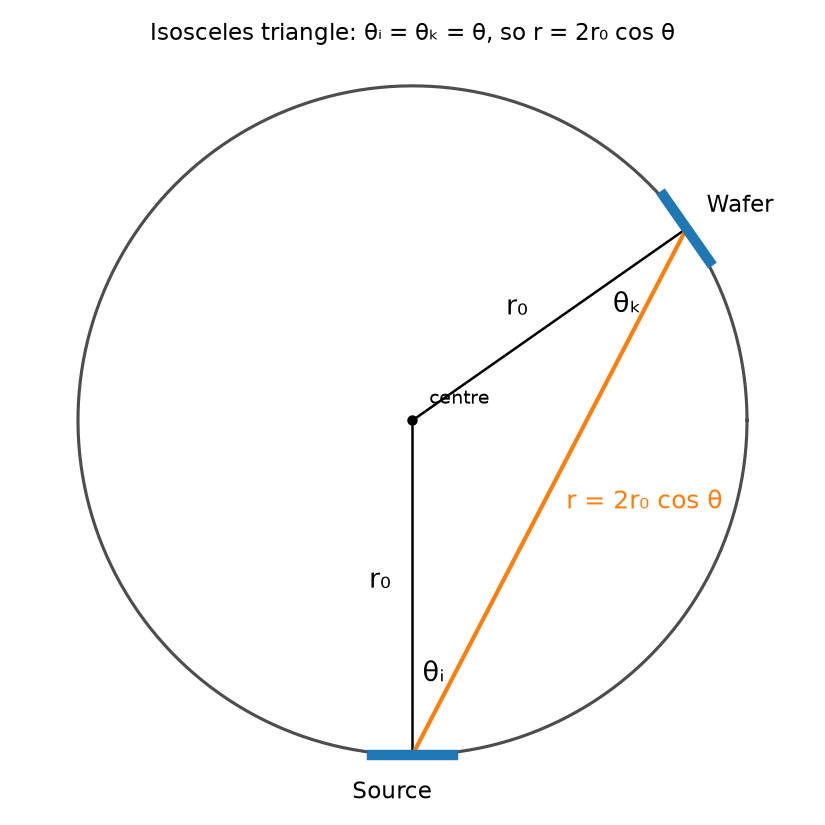

The Python source for this figure:
"""HW6 Thin Films, Q4: geometry of a source and wafer on the inside of a sphere."""
import numpy as np
import matplotlib.pyplot as plt

r0 = 1.0
fig, ax = plt.subplots(figsize=(5.5, 5.5))
t = np.linspace(0, 2 * np.pi, 400)
ax.plot(r0 * np.cos(t), r0 * np.sin(t), color="0.3", lw=1.5)

C = np.array([0.0, 0.0])
S = np.array([0.0, -r0])                       # source at the bottom, facing the centre
phi = np.deg2rad(55)                            # wafer position on the sphere
Wf = np.array([r0 * np.sin(phi), r0 * np.cos(phi)])

ax.plot(*zip(C, S), "k-", lw=1.2)
ax.plot(*zip(C, Wf), "k-", lw=1.2)
ax.plot(*zip(S, Wf), color="tab:orange", lw=2)
ax.plot(*C, "ko", ms=4)

# source and wafer as short plates tangent to the sphere
ax.plot([-0.12, 0.12], [-r0, -r0], color="tab:blue", lw=5)
tang = np.array([np.cos(phi), -np.sin(phi)])
ax.plot(*zip(Wf - 0.12 * tang, Wf + 0.12 * tang), color="tab:blue", lw=5)

ax.text(-0.13, -0.5, "r₀", fontsize=13)
ax.text(Wf[0] / 2 - 0.13, Wf[1] / 2 + 0.03, "r₀", fontsize=13)
mid = (S + Wf) / 2
ax.text(mid[0] + 0.05, mid[1] - 0.05, "r = 2r₀ cos θ", fontsize=12, color="tab:orange")
ax.text(0.03, -0.78, "θᵢ", fontsize=13)
ax.text(Wf[0] - 0.22, Wf[1] - 0.25, "θₖ", fontsize=13)
ax.text(S[0] - 0.18, S[1] - 0.13, "Source", fontsize=11)
ax.text(Wf[0] + 0.06, Wf[1] + 0.05, "Wafer", fontsize=11)
ax.text(0.05, 0.05, "centre", fontsize=9)
ax.set_title("Isosceles triangle: θᵢ = θₖ = θ, so r = 2r₀ cos θ", fontsize=11)
ax.set_aspect("equal")
ax.axis("off")
fig.tight_layout()
fig.savefig("q4_sphere_geometry.png", dpi=150)
